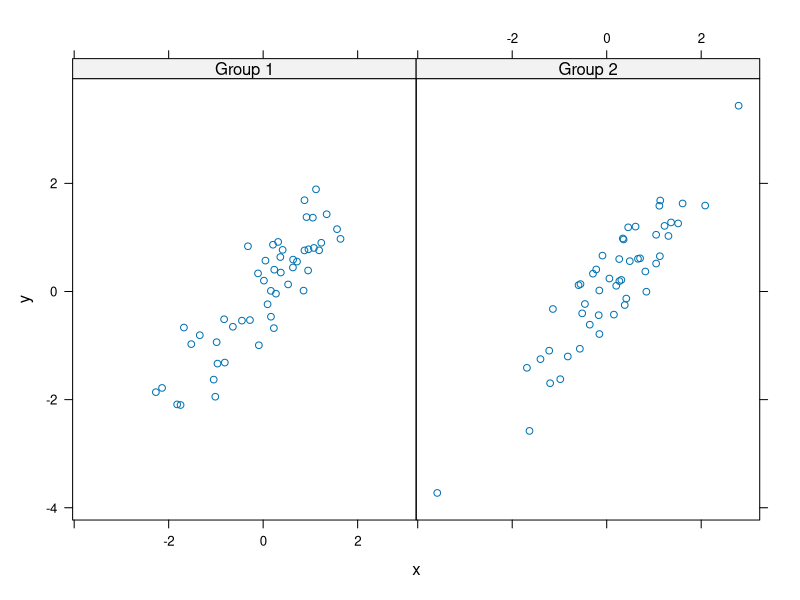

The R source for this figure:
library("lattice")
package ? lattice

x<- rnorm(100)
y<-x + rnorm(100, sd=0.5)
f <- gl(2, 50, labels=c("Group 1", "Group 2"))
xyplot( y ~ x | f)